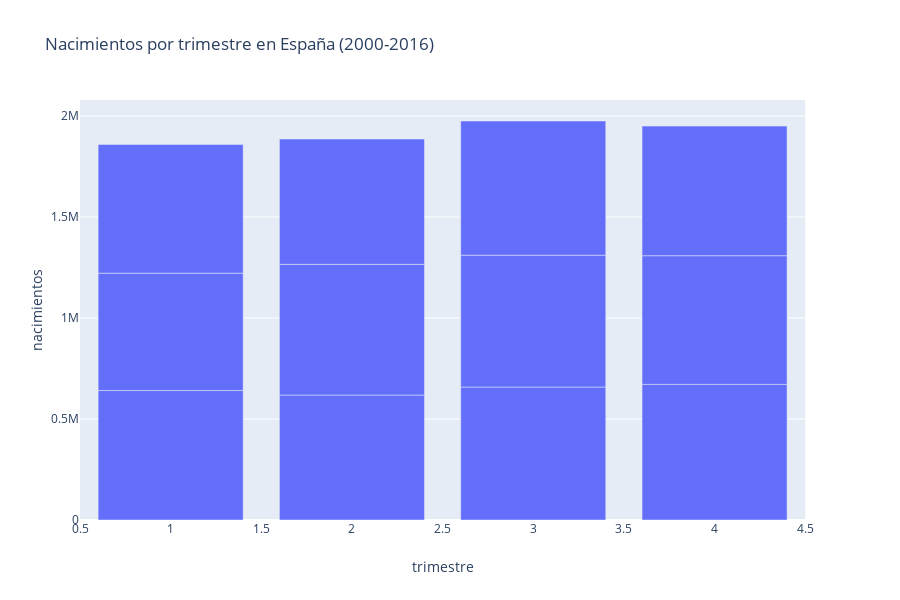

Notebook cell for this chart:
### Code cell
fig = px.bar(df, x="trimestre",
             y='nacimientos',
             title="Nacimientos por trimestre en España (2000-2016)"
            )

fig.show()

### Figure 1 — Plotly figure (JSON) as saved in the notebook; plotly's stock layout.template omitted (floating-point values rounded to 4 significant figures)
{"data": [{"alignmentgroup": "True", "hoverlabel": {"namelength": 0}, "hovertemplate": "trimestre=%{x}<br>nacimientos=%{y}", "legendgroup": "", "marker": {"color": "#636efa"}, "name": "", "offsetgroup": "", "orientation": "v", "showlegend": false, "textposition": "auto", "type": "bar", "x": [1, 1, 1, 2, 2, 2, 3, 3, 3, 4, 4, 4], "xaxis": "x", "y": [640854, 581228, 637443, 618680, 647064, 620377, 658424, 652694, 664244, 671405, 637078, 641676], "yaxis": "y"}], "layout": {"barmode": "relative", "height": 600, "legend": {"tracegroupgap": 0}, "title": {"text": "Nacimientos por trimestre en España (2000-2016)"}, "xaxis": {"anchor": "y", "domain": [0, 0.98], "title": {"text": "trimestre"}}, "yaxis": {"anchor": "x", "domain": [0, 1], "title": {"text": "nacimientos"}}}}
